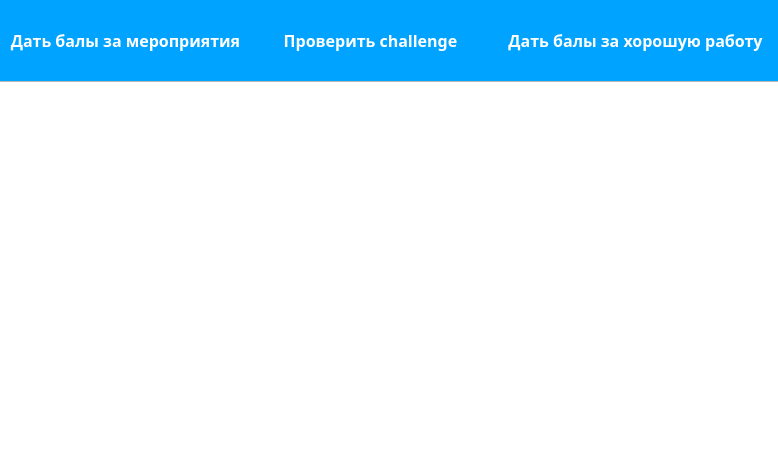
<?xml version="1.0" encoding="UTF-8"?>
<ui version="4.0">
 <class>Form</class>
 <widget class="QWidget" name="Form">
  <property name="geometry">
   <rect>
    <x>0</x>
    <y>0</y>
    <width>778</width>
    <height>457</height>
   </rect>
  </property>
  <property name="windowTitle">
   <string>Form</string>
  </property>
  <property name="styleSheet">
   <string notr="true">QPushButton{
	border: none;
position: absolute;
width: 804px;
height: 88px;
left: 0px;
top: 0px;

background: #00A3FF;
position: absolute;
width: 57px;
height: 20px;
left: 237px;
top: 32px;

font-family: Montserrat;
font-style: normal;
font-weight: bold;
font-size: 16px;
line-height: 20px;
/* identical to box height */
box-shadow: none;

color: #FFFFFF;

}
QPushButton:hover{
	background:  #007BD5;
	text-decoration: underline;
}
QPushButton:focus{
	background:  #007BD5;
	text-decoration: underline;
}
</string>
  </property>
  <widget class="QPushButton" name="pushButton">
   <property name="geometry">
    <rect>
     <x>250</x>
     <y>0</y>
     <width>241</width>
     <height>81</height>
    </rect>
   </property>
   <property name="text">
    <string>Проверить challenge</string>
   </property>
  </widget>
  <widget class="QPushButton" name="pushButton_2">
   <property name="geometry">
    <rect>
     <x>0</x>
     <y>0</y>
     <width>251</width>
     <height>81</height>
    </rect>
   </property>
   <property name="text">
    <string>Дать балы за мероприятия</string>
   </property>
  </widget>
  <widget class="QPushButton" name="pushButton_3">
   <property name="geometry">
    <rect>
     <x>490</x>
     <y>0</y>
     <width>291</width>
     <height>81</height>
    </rect>
   </property>
   <property name="text">
    <string>Дать балы за хорошую работу</string>
   </property>
  </widget>
  <widget class="QListWidget" name="listWidget">
   <property name="geometry">
    <rect>
     <x>-5</x>
     <y>81</y>
     <width>801</width>
     <height>381</height>
    </rect>
   </property>
  </widget>
 </widget>
 <resources/>
 <connections/>
</ui>
